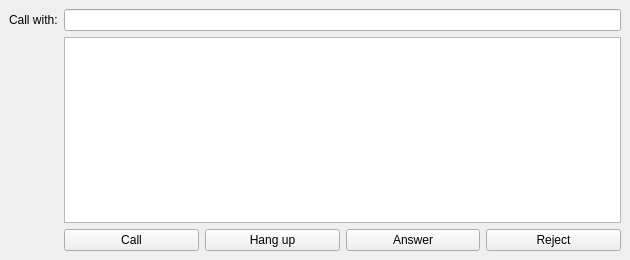
<?xml version="1.0" encoding="UTF-8"?>
<ui version="4.0">
 <class>CallDialog</class>
 <widget class="QMainWindow" name="CallDialog">
  <property name="geometry">
   <rect>
    <x>0</x>
    <y>0</y>
    <width>630</width>
    <height>260</height>
   </rect>
  </property>
  <property name="maximumSize">
   <size>
    <width>16777215</width>
    <height>16777215</height>
   </size>
  </property>
  <property name="windowTitle">
   <string>Vcrypt Call</string>
  </property>
  <widget class="QWidget" name="centralwidget">
   <layout class="QFormLayout" name="formLayout">
    <property name="fieldGrowthPolicy">
     <enum>QFormLayout::AllNonFixedFieldsGrow</enum>
    </property>
    <item row="3" column="0">
     <widget class="QLabel" name="label">
      <property name="text">
       <string>Call with:</string>
      </property>
     </widget>
    </item>
    <item row="3" column="1">
     <widget class="QLineEdit" name="callBuddy">
      <property name="readOnly">
       <bool>true</bool>
      </property>
     </widget>
    </item>
    <item row="5" column="1">
     <widget class="QListWidget" name="status"/>
    </item>
    <item row="6" column="1">
     <layout class="QHBoxLayout" name="horizontalLayout">
      <item>
       <widget class="QPushButton" name="buttonCall">
        <property name="enabled">
         <bool>true</bool>
        </property>
        <property name="text">
         <string>Call</string>
        </property>
       </widget>
      </item>
      <item>
       <widget class="QPushButton" name="buttonHangUp">
        <property name="enabled">
         <bool>true</bool>
        </property>
        <property name="text">
         <string>Hang up</string>
        </property>
       </widget>
      </item>
      <item>
       <widget class="QPushButton" name="buttonAnswer">
        <property name="enabled">
         <bool>true</bool>
        </property>
        <property name="text">
         <string>Answer</string>
        </property>
       </widget>
      </item>
      <item>
       <widget class="QPushButton" name="buttonReject">
        <property name="enabled">
         <bool>true</bool>
        </property>
        <property name="text">
         <string>Reject</string>
        </property>
       </widget>
      </item>
     </layout>
    </item>
   </layout>
  </widget>
 </widget>
 <tabstops>
  <tabstop>callBuddy</tabstop>
  <tabstop>buttonCall</tabstop>
  <tabstop>buttonHangUp</tabstop>
  <tabstop>buttonAnswer</tabstop>
  <tabstop>buttonReject</tabstop>
  <tabstop>status</tabstop>
 </tabstops>
 <resources/>
 <connections/>
</ui>
